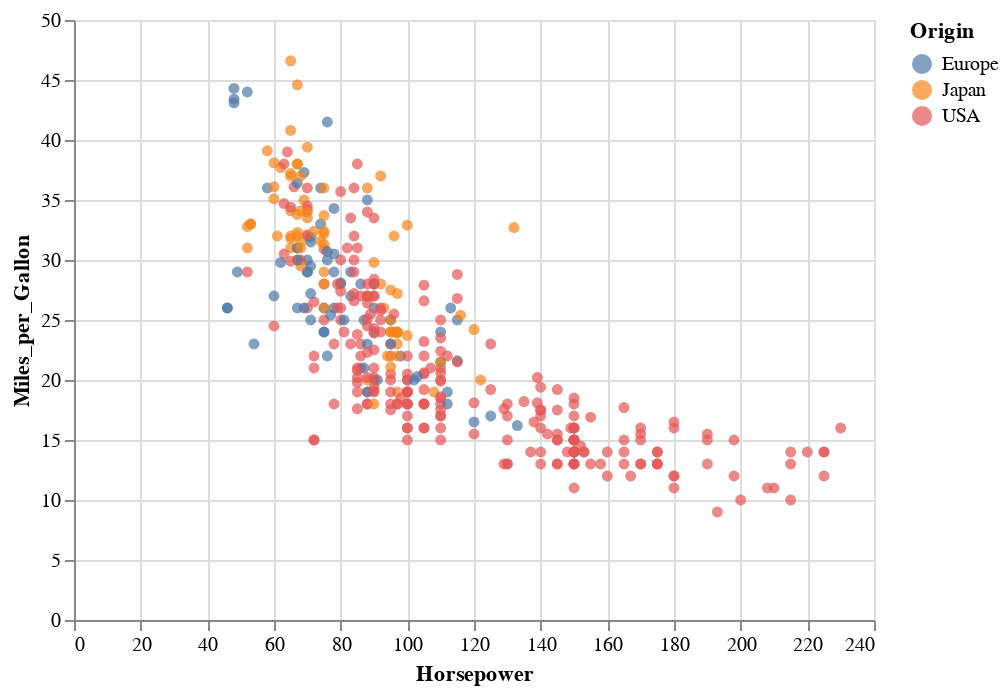

Write notebook code for a chart like this one.
### Code cell
from altair import Chart
from vega_datasets import data

daten = data.cars()

c = Chart(daten).mark_circle().encode(
    x='Horsepower',
    y='Miles_per_Gallon',
    color='Origin'
).interactive()

c

### Figure 1 — Vega-Lite specification as saved in the notebook (floating-point values rounded to 4 significant figures; data arrays with more than 128 entries replaced by an {"elided": "..."} marker saying what was removed)
{"config": {"view": {"continuousWidth": 400, "continuousHeight": 300}}, "data": {"name": "data-f02450ab61490a1363517a0190416235"}, "mark": "circle", "encoding": {"color": {"type": "nominal", "field": "Origin"}, "x": {"type": "quantitative", "field": "Horsepower"}, "y": {"type": "quantitative", "field": "Miles_per_Gallon"}}, "selection": {"selector005": {"type": "interval", "bind": "scales", "encodings": ["x", "y"]}}, "$schema": "https://vega.github.io/schema/vega-lite/v4.8.1.json", "datasets": {"data-f02450ab61490a1363517a0190416235": {"elided": "406 records"}}}
